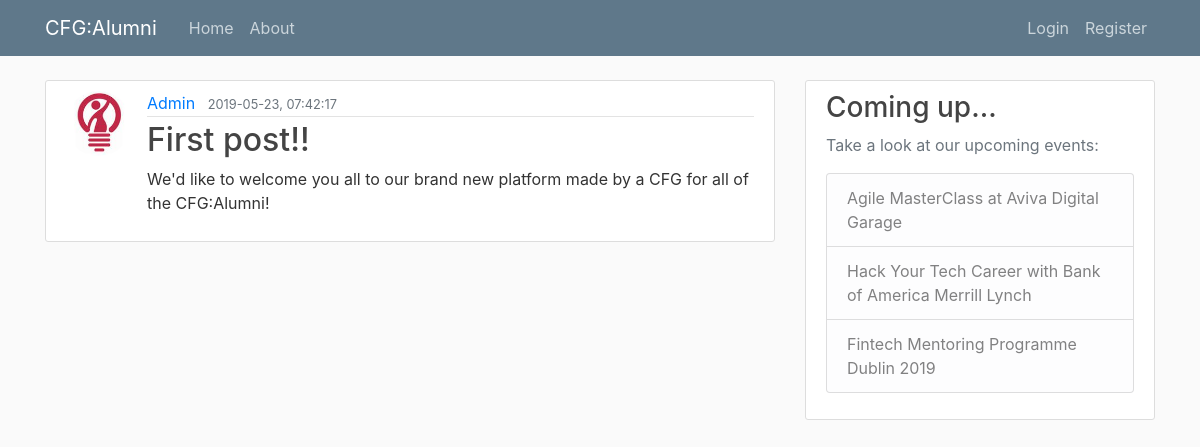
/post/1, run on the app's committed database.
### project/models.py (models this page shows, shortened)
class User(db.Model, UserMixin):
    id = db.Column(db.Integer, primary_key=True) #unique id for an user
    username = db.Column(db.String(20), unique=True, nullable=False)
    email = db.Column(db.String(120), unique=True, nullable=False)
    image_file = db.Column(db.String(20), nullable=False, default='default.jpg') #default image
    password = db.Column(db.String(60), nullable=False) #not unique because users can have the same password
    posts = db.relationship('Post', backref='author', lazy=True) # lazy=True loads the data from the db when necessary

class Post(db.Model):
    id = db.Column(db.Integer, primary_key=True)
    title = db.Column(db.String(100), nullable=False)
    date_posted = db.Column(db.DateTime, nullable=False, default=datetime.utcnow) #coordinated universal time
    content = db.Column(db.Text, nullable=False)
    user_id = db.Column(db.Integer, db.ForeignKey('user.id'), nullable=False)#relationship to our user model

### project/routes.py (the view)
@app.route("/post/<int:post_id>")
def post(post_id):
    post = Post.query.get_or_404(post_id)
    return render_template('post.html', title=post.title, post=post)

### project/templates/post.html (shortened to what this page needs)
{% extends "layout.html" %}
{% block content %}
  <article class="media content-section">
    <img class="rounded-circle article-img" src="{{ url_for('static', filename='profile_pics/' + post.author.image_file) }}">
    <div class="media-body">
      <div class="article-metadata">
        <a class="mr-2" href="#">{{ post.author.username }}</a>
        <small class="text-muted">{{ post.date_posted.strftime('%Y-%m-%d, %H:%M:%S') }}</small>
      </div>
      <h2 class="article-title">{{ post.title }}</h2>
      <p class="article-content">{{ post.content }}</p>
    </div>
  </article>
{% endblock content %}

### project/static/css/main.css (style rules this page uses)
body { background: #fafafa; color: #333333; margin-top: 5rem; }
h1, h2, h3, h4, h5, h6 { color: #444444; }
.content-section { background: #ffffff; padding: 10px 20px; border: 1px solid #dddddd; border-radius: 3px; margin-bottom: 20px; }
.article-title { color: #444444; }
.article-content { white-space: pre-line; }
.article-img { height: 65px; width: 65px; margin-right: 16px; }
.article-metadata { padding-bottom: 1px; margin-bottom: 4px; border-bottom: 1px solid #e3e3e3 }

### data on the page
User: image_file (picture), author.username "Admin"
Post: date_posted "2019-05-23, 07:42:17", title "First post!!", content "We'd like to welcome you all to our brand new platform made by a CFG for all of the CFG:Alumni!"
